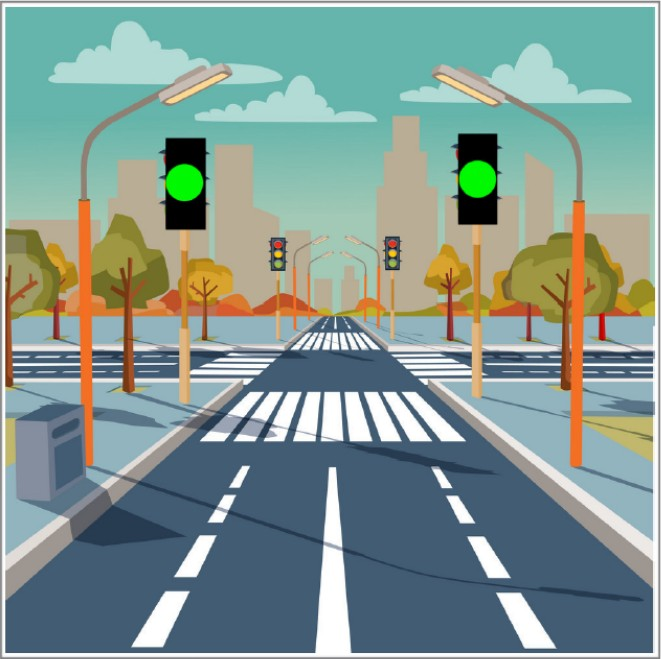
%> input picture streetg.jpg, 661 x 659 px
$ octave Vehicle.m   (GNU Octave 9; MATLAB toolbox functions it lacks are replaced by stand-ins)
%> lines starting %> are read from the running program, lines starting %| are printed output that depends on the picture; in (x1, y1, x2, y2) boxes, pixels count from 0 and x2, y2 are one past the last pixel; in counts of white or black regions, pixels touching at a corner belong together; the program's own positions count from 1
clc
clear
pkg load image
img1 = imread('streetg.jpg');
%> img1 is the input picture: size 659x661x3 uint8; mean R, G, B 129.6, 152.6, 146.3
bw1 = im2bw(img1);
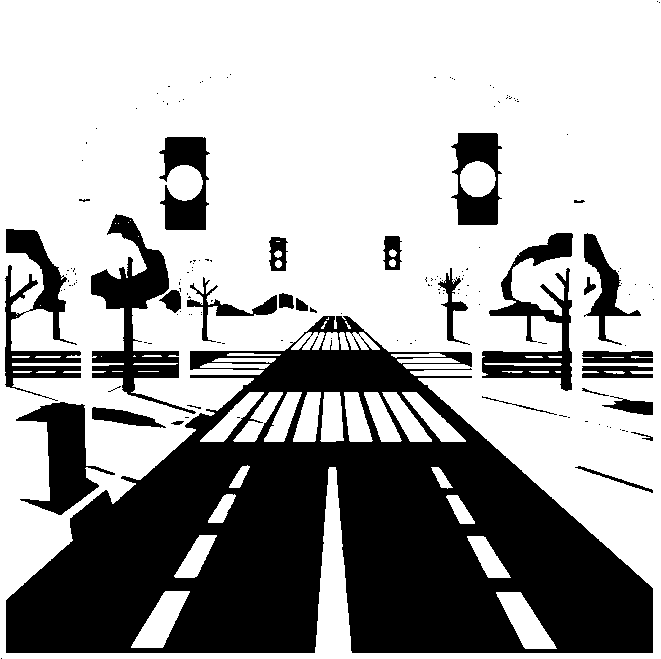
%> bw1: size 659x661 logical; 65.8% white; 154 black regions (125 under 20 px), largest, box (x1, y1, x2, y2) and area: (6, 316, 653, 653) 114144, (91, 214, 196, 414) 6286, (482, 233, 573, 391) 4980
bw2 = imcrop(bw1, [100 500 500 100]);
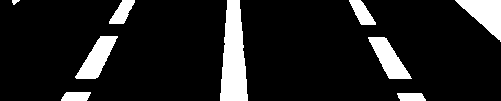
%> bw2: size 101x501 logical; 11.8% white; 9 white regions
stats1 = [regionprops(bw2, 'Centroid','BoundingBox')]
%> stats1 = 9 regions; largest, box (x1, y1, x2, y2) and Centroid: (220, 0, 248, 101) [234.3 57.5], (455, 0, 501, 42) [485.9 14.5], (75, 36, 118, 79) [97.5 58.9], (368, 37, 412, 79) [389.5 59.4], (349, 0, 376, 25) [362.8 13.5]
subplot(2,2,1)
imshow(bw1);
imshow(bw2); title('image1')
hold on;
for i = 1:numel(stats1)
rectangle('Position',stats1(i).BoundingBox, ...
'Linewidth', 3, 'EdgeColor', 'r');
centroids1=cat(1,stats1.Centroid);
hold on
plot(centroids1(:,1),centroids1(:,2),'r*')
hold off
end
%> this loop made 9 passes
for i = 1:numel(stats1)
x1(i)=(stats1(i).Centroid)(:,1);
y1(i)=(stats1(i).Centroid)(:,2);
end
%> after the loop, x1 = [15.72 76.65 97.53 122.8 234.3 362.8 389.5 411.8 485.9]; y1 = [2.36 97.03 58.88 12.91 57.53 13.48 59.42 97.52 14.52]
img2 = imread('streetg.jpg');
bw3 = im2bw(img2);
bw4 = imcrop(bw3, [100 500 500 100]);
stats2 = [regionprops(bw4, 'Centroid','BoundingBox')]
%> stats2 has the same summary as stats1
subplot(2,2,2)
imshow(bw4); title('image2')
hold on;
for j = 1:numel(stats2)
rectangle('Position',
stats2(j).BoundingBox, ...
'Linewidth', 3, 'EdgeColor', 'r');
centroids2=cat(1,stats2.Centroid);
hold on
hold off
end
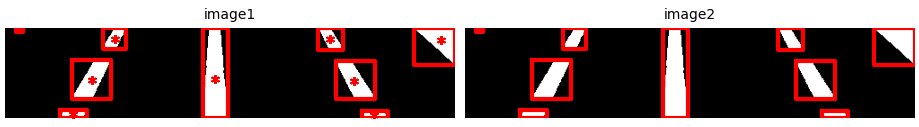
%> figure redrawn from the program's plot data, 2 panels
for j = 1:numel(stats2)
x2(j)=(stats2(j).Centroid)(:,1);
y2(j)=(stats2(j).Centroid)(:,2);
end
%> after the loop, x2 has the same summary as x1; y2 has the same summary as y1
if sum(y2-y1)>0
printf('increase pace of left wheel')
else if (y2-y1)<0
printf('increase pace of right wheel');
else if (y2-y1)==0
printf('keep pace of both wheels constant');
else
printf('not clear');
end
end
end

$ run again, with streetr.jpg copied over streetg.jpg
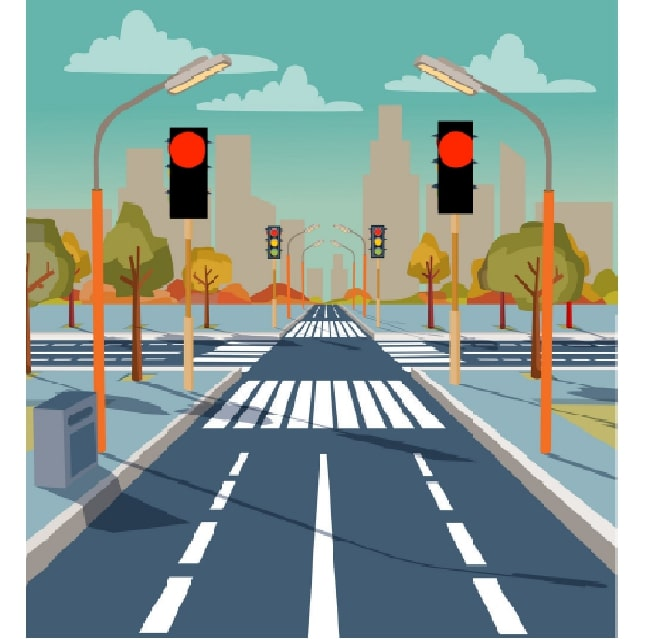
%> input picture streetr.jpg, 646 x 639 px
%> img1 is the input picture: size 639x646x3 uint8; mean R, G, B 138.9, 158.3, 153.2
%> `bw1 = im2bw(img1);`:
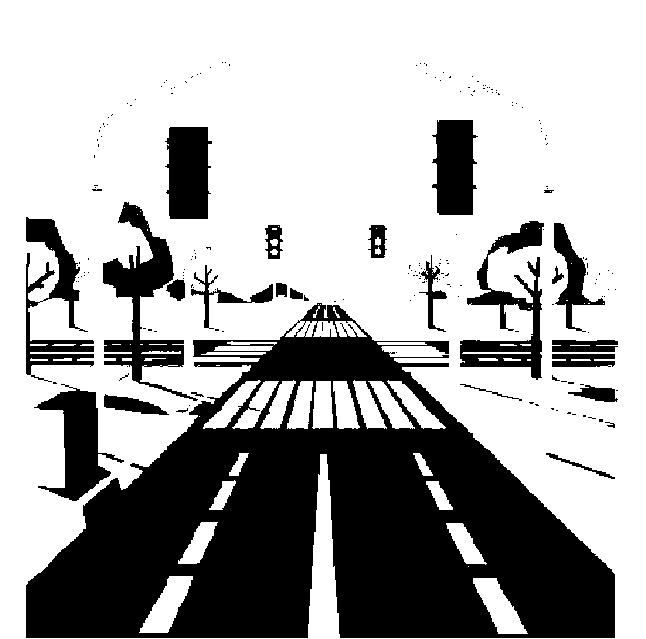
%> bw1: size 639x646 logical; 66.9% white; 196 black regions (169 under 20 px), largest, box (x1, y1, x2, y2) and area: (26, 303, 615, 638) 103307, (103, 202, 198, 401) 5568, (460, 221, 544, 380) 4638
%> bw2: size 101x501 logical; 13.6% white; 9 white regions (1 under 20 px)
%> stats1 = 9 regions; largest, box (x1, y1, x2, y2) and Centroid: (439, 0, 501, 60) [480.8 20.6], (211, 0, 238, 101) [224.9 56.8], (347, 24, 388, 66) [366.8 45.5], (79, 23, 119, 65) [100.4 45.2], (59, 77, 94, 101) [78 89.7]
%> the loop `for i = 1:numel(stats1)` made 9 passes
%> after the loop `for i = 1:numel(stats1)`: x1 = [78.03 100.4 120.1 224.9 345.3 366.8 370 390.6 480.8]; y1 = [89.67 45.19 6.05 56.76 6.12 45.51 68 90.59 20.56]
%> stats2 has the same summary as stats1
%> the loop `for j = 1:numel(stats2)` made 9 passes
%> after the loop `for j = 1:numel(stats2)`:
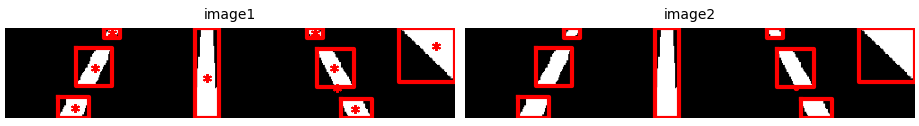
%> figure redrawn from the program's plot data, 2 panels
%> after the loop `for j = 1:numel(stats2)`: x2 has the same summary as x1
